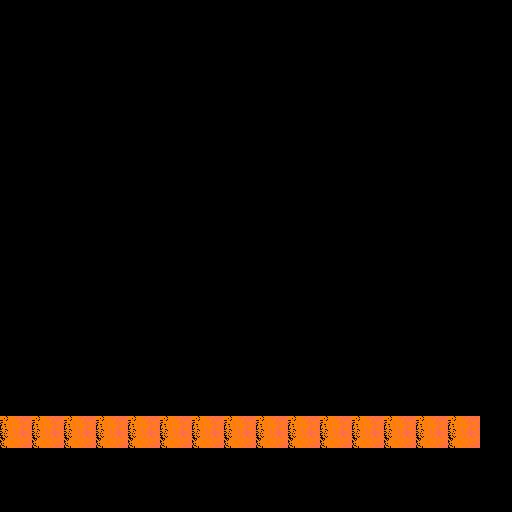

This is a level from a 2D game, rendered from its Tiled map with the project's own tilesets. A one-line summary and the complete map file follow:
An orthogonal 16x16 tile map with 32x32 px tiles, 3 tile layers (tiles-bg, tiles-solid, foreground).

<map version="1.0" tiledversion="1.1.5" orientation="orthogonal" renderorder="right-down" width="16" height="16" tilewidth="32" tileheight="32" infinite="0" nextobjectid="1">
 <tileset firstgid="1" source="test.tsx" />
 <layer name="tiles-bg" width="16" height="16">
  <properties>
   <property name="solid" type="int" value="0" />
  </properties>
  <data encoding="csv">
1,1,1,1,1,1,1,1,1,1,1,1,1,1,1,1,
1,1,1,1,1,1,1,1,1,1,1,1,1,1,1,1,
1,1,1,1,1,1,1,1,1,1,1,1,1,1,1,1,
1,1,1,1,1,1,1,1,1,1,1,1,1,1,1,1,
1,1,1,1,1,1,1,1,1,1,1,1,1,1,1,1,
1,1,1,1,1,1,1,1,1,1,1,1,1,1,1,1,
1,1,1,1,1,1,1,1,1,1,1,1,1,1,1,1,
1,1,1,1,1,1,1,1,1,1,1,1,1,1,1,1,
1,1,1,1,1,1,1,1,1,1,1,1,1,1,1,1,
1,1,1,1,1,1,1,1,1,1,1,1,1,1,1,1,
1,1,1,1,1,1,1,1,1,1,1,1,1,1,1,1,
1,1,1,1,1,1,1,1,1,1,1,1,1,1,1,1,
1,1,1,1,1,1,1,1,1,1,1,1,1,1,1,1,
1,1,1,1,1,1,1,1,1,1,1,1,1,1,1,1,
1,1,1,1,1,1,1,1,1,1,1,1,1,1,1,1,
1,1,1,1,1,1,1,1,1,1,1,1,1,1,1,1
</data>
 </layer>
 <layer name="tiles-solid" width="16" height="16">
  <properties>
   <property name="solid" type="int" value="1" />
  </properties>
  <data encoding="csv">
0,0,0,0,0,0,0,0,0,0,0,0,0,0,0,0,
0,0,0,0,0,0,0,0,0,0,0,0,0,0,0,0,
0,0,0,0,0,0,0,0,0,0,0,0,0,0,0,0,
0,0,0,0,0,0,0,0,0,0,0,0,0,0,0,0,
0,0,0,0,0,0,0,0,0,0,0,0,0,0,0,0,
0,0,0,0,0,0,0,0,0,0,0,0,0,0,0,0,
0,0,0,0,0,0,0,0,0,0,0,0,0,0,0,0,
0,0,0,0,0,0,0,0,0,0,0,0,0,0,0,0,
0,0,0,0,0,0,0,0,0,0,0,0,0,0,0,0,
0,0,0,0,0,0,0,0,0,0,0,0,0,0,0,0,
0,0,0,0,0,0,0,0,0,0,0,0,0,0,0,0,
0,0,0,0,0,0,0,0,0,0,0,0,0,0,0,0,
0,0,0,0,0,0,0,0,0,0,0,0,0,0,0,0,
2,2,2,2,2,2,2,2,2,2,2,2,2,2,2,0,
0,0,0,0,0,0,0,0,0,0,0,0,0,0,0,0,
0,0,0,0,0,0,0,0,0,0,0,0,0,0,0,0
</data>
 </layer>
 <layer name="foreground" width="16" height="16">
  <data encoding="csv">
0,0,0,0,0,0,0,0,0,0,0,0,0,0,0,0,
0,0,0,0,0,0,0,0,0,0,0,0,0,0,0,0,
0,0,0,0,0,0,0,0,0,0,0,0,0,0,0,0,
0,0,0,0,0,0,0,0,0,0,0,0,0,0,0,0,
0,0,0,0,0,0,0,0,0,0,0,0,0,0,0,0,
0,0,0,0,0,0,0,0,0,0,0,0,0,0,0,0,
0,0,0,0,0,0,0,0,0,0,0,0,0,0,0,0,
0,0,0,0,0,0,0,0,0,0,0,0,0,0,0,0,
0,0,0,0,0,0,0,0,0,0,0,0,0,0,0,0,
0,0,0,0,0,0,0,0,0,0,0,0,0,0,0,0,
0,0,0,0,0,0,0,0,0,0,0,0,0,0,0,0,
0,0,0,0,0,0,0,0,0,0,0,0,0,0,0,0,
0,0,0,0,0,0,0,0,0,0,0,0,0,0,0,0,
0,0,0,0,0,0,0,0,0,0,0,0,0,0,0,0,
0,0,0,0,0,0,0,0,0,0,0,0,0,0,0,0,
0,0,0,0,0,0,0,0,0,0,0,0,0,0,0,0
</data>
 </layer>
</map>